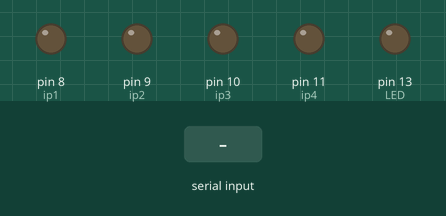
This sketch was run on a simulated Arduino Uno, built with avr-gcc and run on an emulated ATmega328P. On the bench: output pins drawn as LEDs (lit = HIGH). The inputs (shaded band) are chosen by the test bench. What the sketch prints to the serial monitor is not drawn.

Above: at 1.2 s.
1.3 s: "0" received over Serial
At 1.7 s:
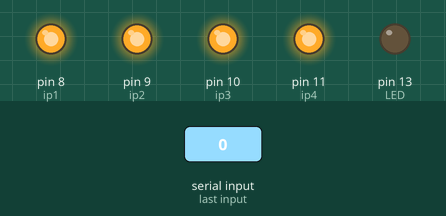
2.8 s: "w" received over Serial
4.3 s: "a" received over Serial
5.8 s: "d" received over Serial
7.3 s: "s" received over Serial
Timing chart, 0 to 9.8 s (numbered marks = the images above; inputs shaded):
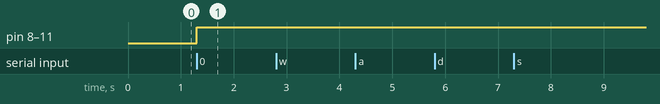

The sketch:

face_motor.ino
```cpp
/*
PIN SEQUENCE

HC05 VCC - 5V
HC05 GND - GND
HC05 TX - PIN 0
PIN 1 - 1.5K - 3.3K - GND
HC05 RX - Voltage Divider

LM293D
2 - PIN 8
7 - PIN 9
10 - PIN 10
15 - PIN 11
*/
// TRANSMISSION
/*
int counter =0;

void setup() {
  Serial.begin(9600);
  delay(50);
}

void loop() {
  counter++;
  Serial.print("Arduino counter: ");
  Serial.println(counter);
  delay(500); // wait half a sec
}

*/
char input;
int  LED = 13; // LED on pin 13
int ip1 = 8;
int ip2 = 9;
int ip3 = 10;
int ip4 = 11;


void setup() {
  Serial.begin(9600);
  Serial.println("Awesomeness Bot v2 ....... ....... :D");
  pinMode(LED, OUTPUT);
  pinMode(ip1, OUTPUT);
  pinMode(ip2, OUTPUT);
  pinMode(ip3, OUTPUT);
  pinMode(ip4, OUTPUT);
}

void botstop()
{
  digitalWrite(LED, LOW);
      digitalWrite(ip1, HIGH);
       digitalWrite(ip2, HIGH);
        digitalWrite(ip3, HIGH);
         digitalWrite(ip4, HIGH);
}

void forward()
{
      digitalWrite(LED, HIGH);
      digitalWrite(ip1, LOW);
       digitalWrite(ip2, HIGH);
        digitalWrite(ip3, HIGH);
         digitalWrite(ip4, LOW);
}

void reverse()
{
        digitalWrite(LED, HIGH);
        digitalWrite(ip1, HIGH);
         digitalWrite(ip2, LOW);
          digitalWrite(ip3, LOW);
         digitalWrite(ip4, HIGH);
}

void left()
{
        digitalWrite(LED, HIGH);
        digitalWrite(ip1, HIGH);
         digitalWrite(ip2, LOW);
        digitalWrite(ip3, HIGH);
         digitalWrite(ip4, LOW);
}

void right()
{
        digitalWrite(LED, HIGH);
       digitalWrite(ip1, LOW);
       digitalWrite(ip2, HIGH);
        digitalWrite(ip3, LOW);
         digitalWrite(ip4, HIGH);
}

void loop() {
  while(!Serial.available());
  input = Serial.read();
                if( input == '0' )
               {
                 botstop();
               }
               if( input == 'w' ) //Forward
              {
                forward();
               delay(5);
                 botstop();
              delay(5);
              }
                if( input == 'a' ) //LEFT
               {
                 left();
               delay(5);
                 botstop();
            delay(5);
               }
               if( input == 'd' ) //RIGHT
              {
                  right();
    delay(5);
                 botstop();
         delay(5);
              }
                if( input == 's' ) //Reverse
               {
                 reverse();
        delay(5);
                   botstop();
          delay(5);
               }

  delay(50);
}
```

Measured:
- after the input at 1.3 s, pin 8 (ip1), pin 9 (ip2), pin 10 (ip3), pin 11 (ip4): LOW → HIGH at once
